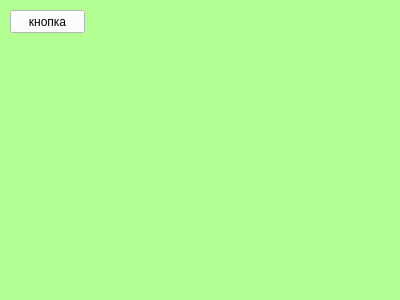
<?xml version="1.0" encoding="UTF-8"?>
<ui version="4.0">
 <class>Form</class>
 <widget class="QWidget" name="Form">
  <property name="geometry">
   <rect>
    <x>0</x>
    <y>0</y>
    <width>400</width>
    <height>300</height>
   </rect>
  </property>
  <property name="windowTitle">
   <string>Form</string>
  </property>
  <property name="styleSheet">
   <string notr="true">background-color: rgb(179, 255, 147);</string>
  </property>
  <widget class="QPushButton" name="pushButton">
   <property name="geometry">
    <rect>
     <x>10</x>
     <y>10</y>
     <width>75</width>
     <height>23</height>
    </rect>
   </property>
   <property name="styleSheet">
    <string notr="true">background-color: rgb(255, 255, 255);</string>
   </property>
   <property name="text">
    <string>кнопка</string>
   </property>
  </widget>
 </widget>
 <resources/>
 <connections/>
</ui>
